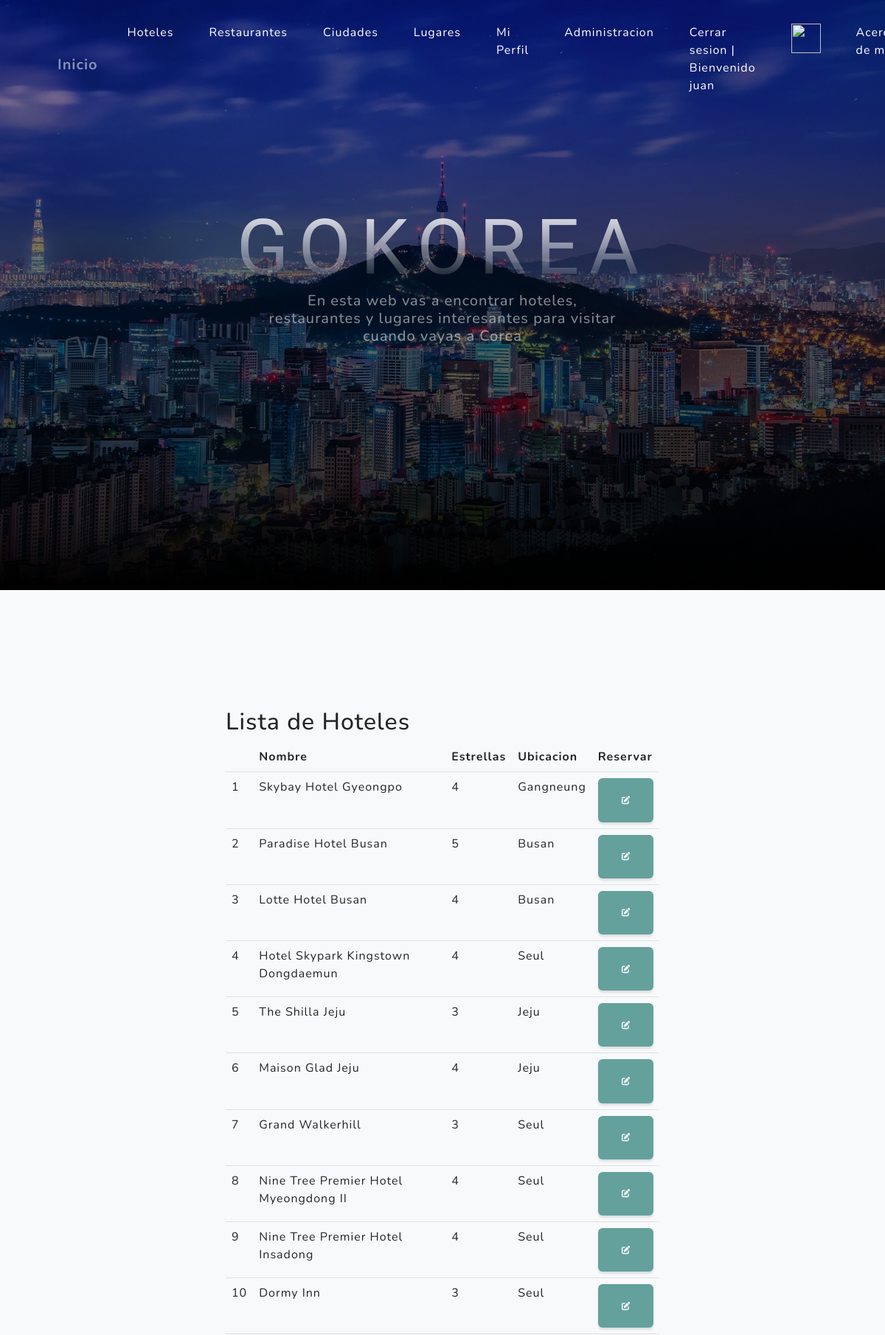
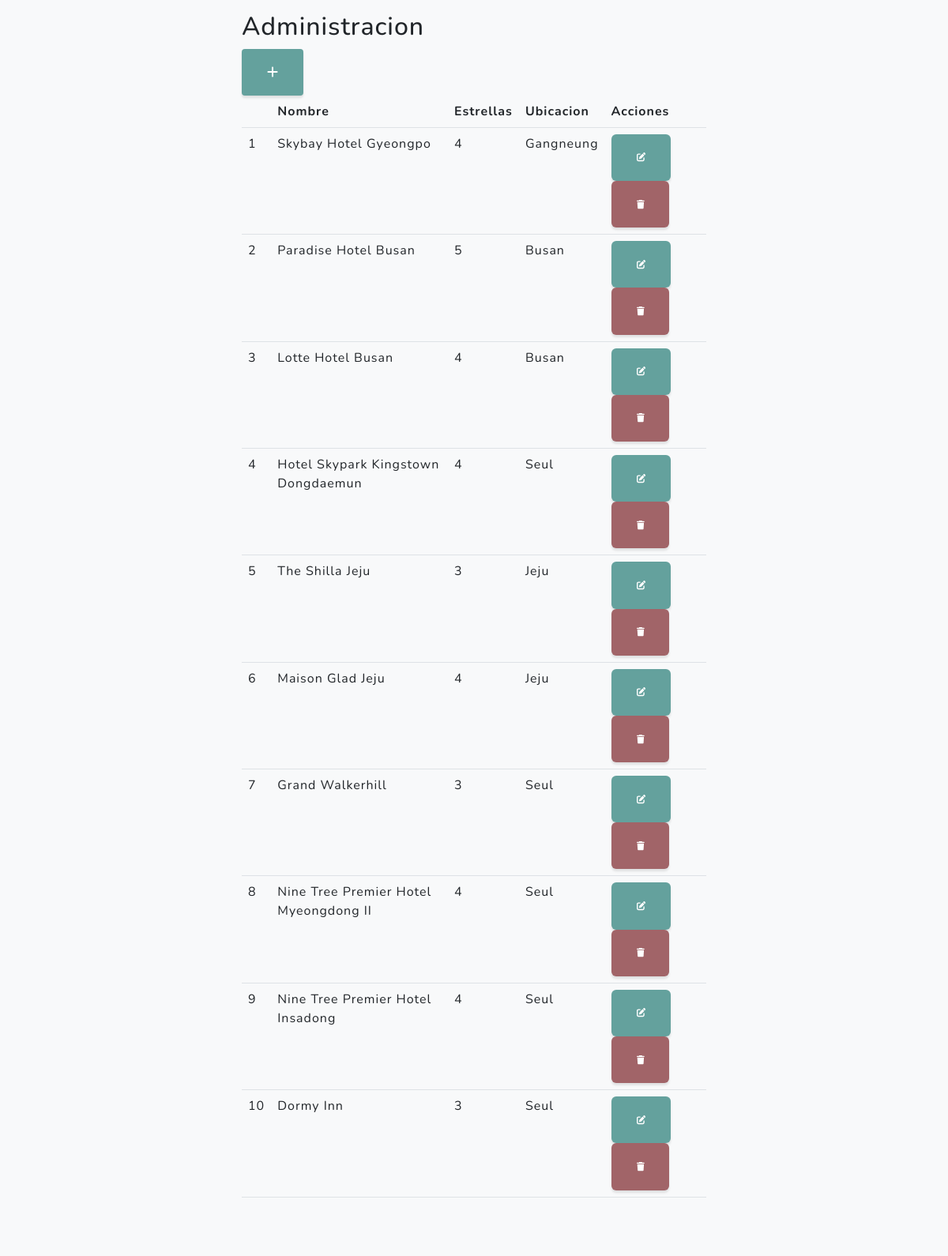
The page /app/hoteles/ (signed in, upper part) on the database its author committed (2 pictures, top to bottom).
### app/models.py (models this page shows, shortened)
class Hotel(models.Model):
    nombre = models.CharField(max_length=50)
    estrellas = models.IntegerField()
    ubicacion = models.CharField(max_length=50)

### app/views.py (the view)
# urls.py: path('hoteles/', HotelesList.as_view(), name="hoteles"), #Muestra los hoteles
class HotelesList(LoginRequiredMixin, ListView):
    model = Hotel

### app/templates/app/hotel_list.html
{% extends 'app/index.html' %}
{% load static %}
{% block cuerpo %}
            <section class="projects-section bg-light" id="projects">
                <div class="row justify-content-center">
                    <div class="col-lg-6">
                        <h2>Lista de Hoteles</h2>
                        <table class="table">
                            <thead>
                                <tr>
                                    <th></th>
                                    <th>Nombre</th>
                                    <th>Estrellas</th>
                                    <th>Ubicacion</th>
                                    <th>Reservar</th>
                                </tr>
                            </thead>
                            <tbody>
                            {% for hotel in hotel_list %}
                                <tr>
                                    <td>{{ hotel.id }}</td>
                                    <td>{{ hotel.nombre }}</td>
                                    <td>{{ hotel.estrellas }}</td>
                                    <td>{{ hotel.ubicacion }}</td>
                                    <td>
                                        <a
                                        href="{% url 'reserva' %}"
                                        class="btn btn-primary"
                                        style="--bs-btn-padding-y: .25rem; --bs-btn-padding-x: .5rem; --bs-btn-font-size: .75rem;"
                                        ><i class="fa fa-edit fa-sm" title="Edit Record"></i>
                                        </a>
                                    </td>
                                </tr>
                            {% endfor %}
                            </tbody>
                        </table>
                        {% if user.is_authenticated and user.is_superuser %}
                            <h2>Administracion </h2> <a
                            href="{% url 'crear_hotel' %}"
                            class="btn btn-primary btn-sm"
                            ><i class="fa fa-plus fa-lg" title="New Record"> </i>
                            </a>
                            <table class="table">
                                <thead>
                                    <tr>
                                        <th></th>
                                        <th>Nombre </th>
                                        <th>Estrellas</th>
                                        <th>Ubicacion</th>
                                        <th>Acciones</th>
                                    </tr>
                                </thead>
                                <tbody>
                                {% for hotel in hotel_list %}
                                    <tr>
                                        <td>{{hotel.id}}</td>
                                        <td>{{ hotel.nombre }}</td>
                                        <td>{{ hotel.estrellas }}</td>
                                        <td>{{ hotel.ubicacion }}</td>
                                        <td>
                                            <a
                                            href="{% url 'hotel_update' hotel.id %}"
                                            class="btn btn-primary"
                                            style="--bs-btn-padding-y: .25rem; --bs-btn-padding-x: .5rem; --bs-btn-font-size: .75rem;"
                                            ><i class="fa fa-edit fa-sm" title="Edit Record"></i>
                                            </a>
                                            <a
                                            href="{% url 'borrar_hotel' hotel.id %}"
                                            class="btn btn-danger"
                                            style="--bs-btn-padding-y: .25rem; --bs-btn-padding-x: .5rem; --bs-btn-font-size: .75rem;"
                                            ><i class="fa fa-trash fa-sm" title="Delete Record"></i>
                                            </a>
                                        </td>
                                    </tr>
                                {% endfor %}
                                </tbody>
                            </table>
                        {% endif %}
                    </div>
            </section>
{% endblock cuerpo %}

### app/templates/app/index.html (shortened to what this page needs)
<!DOCTYPE html>
<html lang="en">
    <head>
        {% load static %}
        <link href="{% static 'app/css/styles.css' %}" rel="stylesheet" />
    </head>
    <body id="page-top">
        <nav class="navbar navbar-expand-lg navbar-light fixed-top" id="mainNav">
            <div class="container px-4 px-lg-5">
                <a class="navbar-brand" href="{% url 'index' %}">Inicio</a>
                <div class="collapse navbar-collapse" id="navbarResponsive">
                    <ul class="navbar-nav ms-auto">
                        {% if user.is_authenticated %}
                            <li class="nav-item"><a class="nav-link" href="{% url 'hoteles' %}"><p style="color: white">Hoteles</p></a></li>
                            <li class="nav-item"><a class="nav-link" href="{% url 'restaurantes' %}"><p style="color: white">Restaurantes</p></a></li>
                            <li class="nav-item"><a class="nav-link" href="{% url 'ciudades' %}"><p style="color: white">Ciudades</p></a></li>
                            <li class="nav-item"><a class="nav-link" href="{% url 'lugares' %}"><p style="color: white">Lugares</p></a></li>
                            <li class="nav-item"><a class="nav-link" href="{% url 'editar_usuario' %}"><p style="color: white">Mi Perfil</p></a></li>
                            {% if user.is_authenticated and user.is_superuser %}
                            <li class="nav-item"><a class="nav-link" href="{% url 'admin:index' %}"><p style="color: white">Administracion</p></a></li>
                            {% endif %}
                            <li class="nav-item"><a class="nav-link" href="{% url 'logout' %}"><p style="color: white">Cerrar sesion | Bienvenido {{user.username}}</p></a></li>
                            <div>
                                <li class="nav-item"><a class="nav-link" href="{% url 'editar_avatar' %}"><img src="{{ request.session.avatar }}" height="40px" width="40px"></a></li>
                            </div>
                        {% else %}
                            <li class="nav-item"><a class="nav-link" href="{% url 'login' %}">Iniciar sesión</a></li>
                            <li class="nav-item"><a class="nav-link" href="{% url 'registro' %}">Registrarse</a></li>
                        {% endif %}
                        <li class="nav-item"><a class="nav-link" href="{% url 'acerca_de_mi' %}"><p style="color: white">Acerca de mi</p></a></li>
                    </ul>
                </div>
            </div>
        </nav>
        <header class="masthead">
            <div class="container px-4 px-lg-5 d-flex h-100 align-items-center justify-content-center">
                <div class="d-flex justify-content-center">
                    <div class="text-center">
                        <h1 class="mx-auto my-0 text-uppercase">GoKorea</h1>
                        <h2 class="text-white-50 mx-auto mt-2 mb-5">En esta web vas a encontrar hoteles, restaurantes y lugares interesantes para visitar cuando vayas a Corea</h2>
                    </div>
                </div>
            </div>
        </header>
            {% block cuerpo %}
            {% endblock cuerpo %}
    </body>
</html>

### rows shown on the page
Hotel: id "1", nombre "Skybay Hotel Gyeongpo", estrellas "4", ubicacion "Gangneung"
Hotel: id "2", nombre "Paradise Hotel Busan", estrellas "5", ubicacion "Busan"
Hotel: id "3", nombre "Lotte Hotel Busan", estrellas "4", ubicacion "Busan"
Hotel: id "4", nombre "Hotel Skypark Kingstown Dongdaemun", estrellas "4", ubicacion "Seul"
Hotel: id "5", nombre "The Shilla Jeju", estrellas "3", ubicacion "Jeju"
Hotel: id "6", nombre "Maison Glad Jeju", estrellas "4", ubicacion "Jeju"
Hotel: id "7", nombre "Grand Walkerhill", estrellas "3", ubicacion "Seul"
Hotel: id "8", nombre "Nine Tree Premier Hotel Myeongdong II", estrellas "4", ubicacion "Seul"
Hotel: id "9", nombre "Nine Tree Premier Hotel Insadong", estrellas "4", ubicacion "Seul"
Hotel: id "10", nombre "Dormy Inn", estrellas "3", ubicacion "Seul"

### other values the page prints
{{ user.username }} "juan"
